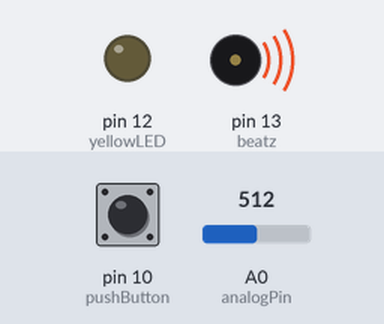
The sketch below on a simulated Arduino Uno, built with avr-gcc and run on an emulated ATmega328P. Parts: output pins drawn as LEDs (lit = HIGH), buzzer (waves = sounding). Dashed ring = blinking. The inputs (shaded band) are chosen by the test bench; at power-on: pin 10 (pushButton) HIGH, A0 (analogPin) = 512. Pins used as bus, display or sensor lines are not drawn.

Above: at 1.2 s.
1.3 s: pin 10 (pushButton) pulled LOW for 0.15 s
At 2.8 s:
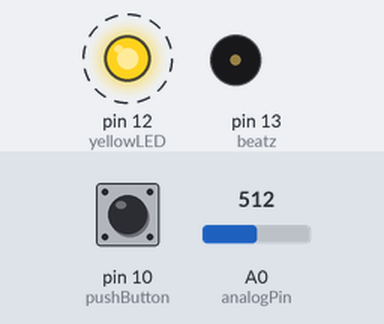
4.3 s: A0 (analogPin) set to 0
6.0 s: A0 (analogPin) set to 122
At 6.18 s:
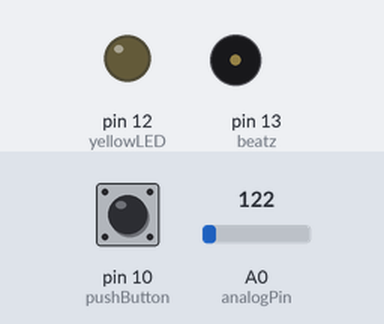
9.0 s: pin 10 (pushButton) pulled LOW for 1 s
At 10.7 s:
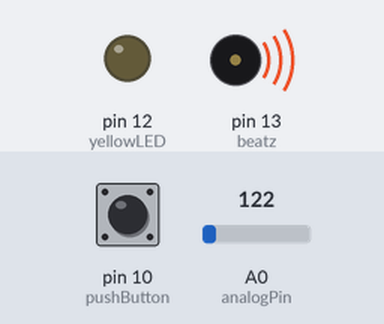
11.5 s: pin 10 (pushButton) pulled LOW for 0.15 s
At 11.95 s:
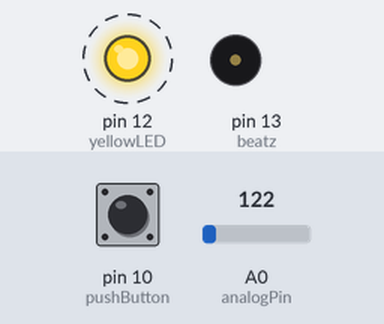
14.5 s: pin 10 (pushButton) pulled LOW for 3.2 s
At 19.0 s:
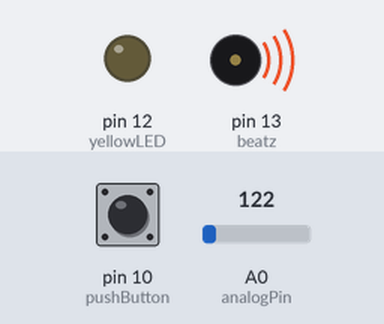
Timing chart, 0 to 20.2 s (numbered marks = the images above; inputs shaded):
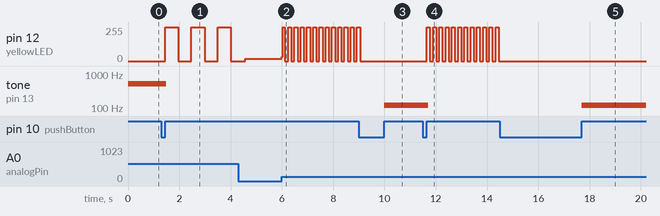

Measured:
- after the input at 1.3 s, pin 12 (yellowLED): alternates 255/255 for 0.51 s and 0/255 for 0.51 s, starting after 0.15 s; tone on pin 13 (beatz): 512 Hz → silent after 0.20 s
- after the input at 6.0 s, pin 12 (yellowLED): 16/255 → 32/255 at once, then moves between 0/255 and 255/255, repeating every 0.24 s
- after the input at 9.0 s, pin 12 (yellowLED): goes on until 9.1 s, then stays 0/255; tone on pin 13 (beatz): silent → 122 Hz after 1.0 s
- after the input at 11.5 s, pin 12 (yellowLED): alternates 255/255 for 0.12 s and 0/255 for 0.12 s, starting after 0.15 s; tone on pin 13 (beatz): 122 Hz → silent after 0.20 s
- after the input at 14.5 s, pin 12 (yellowLED): stops changing and stays 0/255; tone on pin 13 (beatz): silent → 122 Hz after 3.2 s

The sketch:

P_B2.ino
```cpp
#define pushButton 10
#define beatz 13
#define yellowLED 12
#define analogPin 0

int singFlag = 1;
int raveFlag = 0;
int val = 0;
void setup() {
  // put your setup code here, to run once:
  pinMode(yellowLED,OUTPUT);
  pinMode(beatz,OUTPUT);
  digitalWrite(beatz, HIGH);
}

void loop() {
  if(!digitalRead(pushButton)){
    if(singFlag){
      singFlag = 0;
      raveFlag = 1;
    }
    else{
      singFlag = 1;
      raveFlag = 0;
    }
    while(!digitalRead(pushButton));
  }

  val = analogRead(analogPin);
  if(raveFlag){
    digitalWrite(yellowLED, raveFlag);
    delay(val);
    digitalWrite(yellowLED, LOW);
    delay(val);
  }
  if(singFlag)
    tone(beatz,val,200);
}
```
